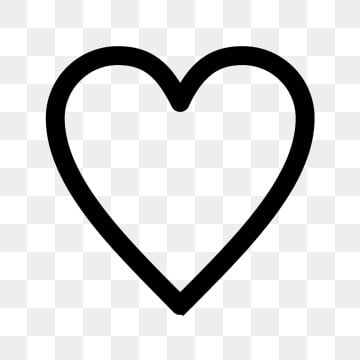
#> input picture assets/images/fav.jpg, 360 x 360 px, given in place of logo1.jpg, which was not available
$ python brand_assets.py
#> lines starting #> are read from the running program, lines starting #| are printed output that depends on the picture; pictures that were not available may be replaced by others from this repository, and a replacement may not be noted
"""Régénère les assets de marque et d'onboarding (UI Refresh, 30/09/2026).

Usage, depuis la racine de lilia-app (Pillow et numpy, plus `cwebp`) :

    python3 tool/brand_assets.py

## Logo blanc du splash

Source : `assets/branding/source/logo1.jpg` (JPEG 6047 px, trait orange sur
fond crème, sans transparence ; aucune source vectorielle n'existe dans les
dépôts). L'alpha est extrait **progressivement** (distance au fond crème sur
les canaux G et B), pas par seuil binaire : les bords restent anticrénelés.
Le blanc étant constant, chaque sortie est un PNG palette 8 bits dont les 256
entrées sont des blancs d'opacité croissante — sans perte, ≤ 30 Ko à 444 px.

Sorties (logo de 148 dp de large, centré — identique au SplashScreen Flutter) :
- `assets/branding/logo_mark_white.png` (Flutter, 3×) ;
- `ios/Runner/Assets.xcassets/LaunchImage.imageset/LaunchImage{,@2x,@3x}.png` ;
- `android/.../drawable-*dpi/splash_logo.png` (Android ≤ 11) ;
- `android/.../drawable-*dpi/android12_splash_logo.png` : toile 288 dp, logo
  inscrit dans le cercle de 192 dp exigé par l'API SplashScreen d'Android 12.

## Photos d'onboarding

Sources (non versionnées, hors bundle) : `assets/onb.jpeg`, `assets/onb2.webp`,
`assets/onb3.jpg`. Recadrages :
- onb1 : x 56–556 — **retire le verre GORDON'S (gin) et le cocktail** du bord
  droit, et la paille du bord gauche. Lilia Food ne vend pas d'alcool.
- onb2 : x 600–1430 — la cheffe et l'assiette (source paysage).
- onb3 : x 360–940, y 40–640 — le livreur. Source 1024×640 et livrée d'un
  tiers (turquoise) : photo **provisoire**, à remplacer par une photo locale.
Encodage `cwebp -q 80 -m 6` vers `assets/onboarding/onb{1,2,3}.webp`.
"""

import math
import os
import subprocess
import tempfile

import numpy as np
from PIL import Image

# 148 dp partout : c'est la plus grande largeur qui tient dans le cercle de
# 192 dp de l'écran système d'Android 12+ (diagonale du logo ≈ 192 × 0,98).
# Mêmes 148 dp sur iOS, Android ≤ 11 et le SplashScreen Flutter : aucun saut
# de taille d'un écran à l'autre.
LOGO_DP = 148
DENSITIES = {"mdpi": 1, "hdpi": 1.5, "xhdpi": 2, "xxhdpi": 3, "xxxhdpi": 4}
RES = "android/app/src/main/res"
LAUNCH = "ios/Runner/Assets.xcassets/LaunchImage.imageset"


def white_mark() -> Image.Image:
    src = np.asarray(
        Image.open("assets/branding/source/logo1.jpg").convert("RGB")
    ).astype(np.float32)
    bg = np.array([255, 247, 236], np.float32)  # crème du fond
    fg = np.array([253, 72, 45], np.float32)  # orange du trait
    t = ((bg[1] - src[..., 1]) / (bg[1] - fg[1]) + (bg[2] - src[..., 2]) / (bg[2] - fg[2])) / 2
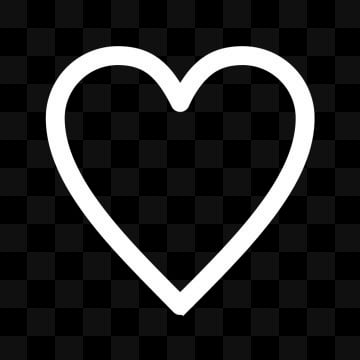
#> t: shape (360, 360) float32; min -0.0726, max 1.32, mean 0.135; drawn with min black and max white
    a = np.clip((np.clip(t, 0, 1) - 0.06) / 0.94, 0, 1)  # bruit JPEG du fond
    ys, xs = np.where(a > 0.02)
#> ys = 16630 values from 46 to 315; xs = 16630 values, max 315 at index 6657, min 44 at index 6531, mean 179.8
    a = a[ys.min() : ys.max() + 1, xs.min() : xs.max() + 1]
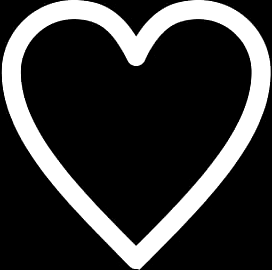
#> a: shape (270, 272) float32; min 0, max 1, mean 0.214
    rgba = np.zeros((*a.shape, 4), np.uint8)
    rgba[..., :3] = 255
    rgba[..., 3] = (a * 255 + 0.5).astype(np.uint8)
    return Image.fromarray(rgba)


def save_white(im: Image.Image, path: str) -> None:
    palette = Image.new("P", im.size)
    palette.putdata(list(im.getchannel("A").getdata()))
    palette.putpalette([255, 255, 255] * 256)
    os.makedirs(os.path.dirname(path), exist_ok=True)
    palette.save(path, optimize=True, transparency=bytes(range(256)))
    print(path, im.size, os.path.getsize(path))


def logos() -> None:
    mark = white_mark()
    w, h = mark.size
#> w = 272; h = 270

    def fit(width: float) -> Image.Image:
#> called with width = 444
        width = round(width)
        return mark.resize((width, round(width * h / w)), Image.LANCZOS)

    save_white(fit(LOGO_DP * 3), "assets/branding/logo_mark_white.png")
#> in save_white, `palette = Image.new("P", im.size)`: palette: PIL image 444x441 P; every value is 0
#> in save_white, `palette.putpalette([255, 255, 255] * 256)`: palette: PIL image 444x441 P; every value is 255
#| assets/branding/logo_mark_white.png (444, 441) 19834
    for s in (1, 2, 3):
        suffix = "" if s == 1 else f"@{s}x"
        save_white(fit(LOGO_DP * s), f"{LAUNCH}/LaunchImage{suffix}.png")
    inner = LOGO_DP
#> (the run stopped early here; a loop or call above may not have finished)
